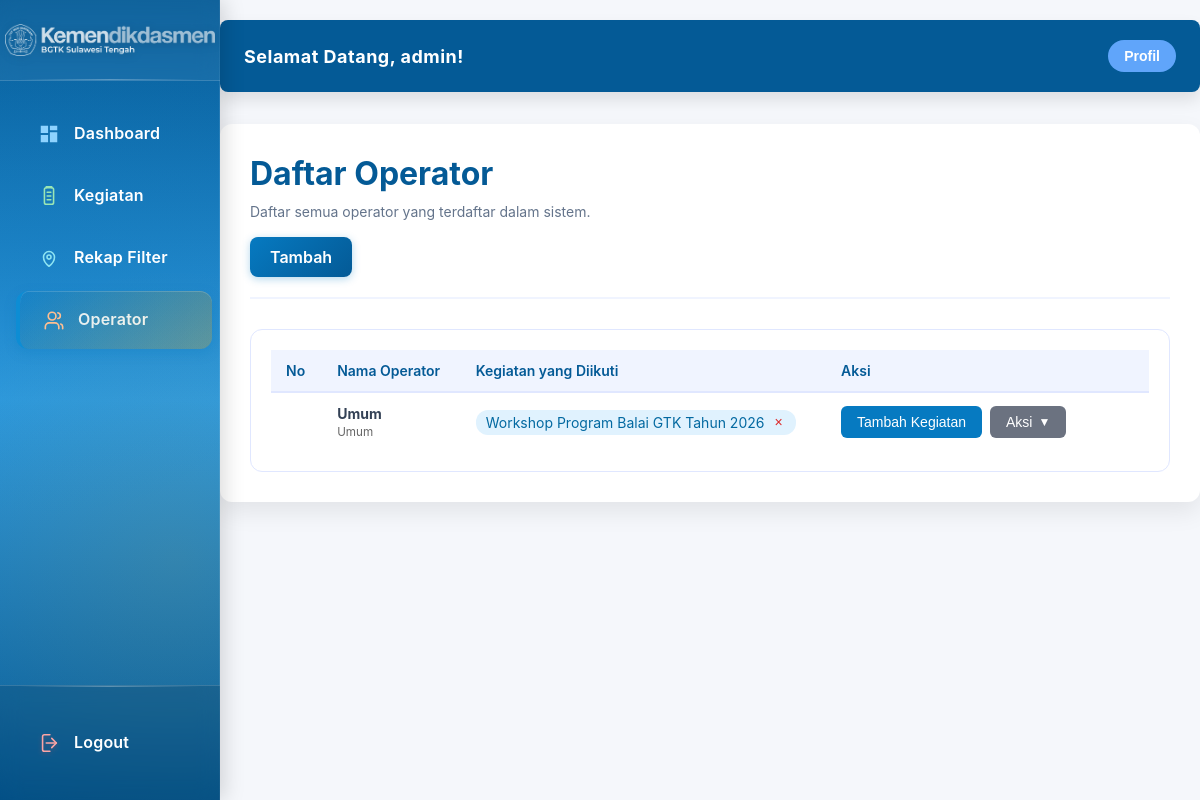
Page /admin/users (signed in) on the committed database.
### tables this page shows
CREATE TABLE users (
            id INTEGER PRIMARY KEY AUTOINCREMENT,
            nama VARCHAR(255) DEFAULT NULL,
            email VARCHAR(255) DEFAULT NULL,
            username VARCHAR(50) UNIQUE NOT NULL,
            password VARCHAR(255) NOT NULL,
            role TEXT DEFAULT 'user',
            created_at TIMESTAMP DEFAULT CURRENT_TIMESTAMP
        );

CREATE TABLE kegiatan_master (
            id INTEGER PRIMARY KEY AUTOINCREMENT,
            nama_kegiatan TEXT NOT NULL,
            waktu_pelaksanaan VARCHAR(100) NOT NULL,
            tempat_pelaksanaan VARCHAR(200) NOT NULL,
            created_at TIMESTAMP DEFAULT CURRENT_TIMESTAMP,
            updated_at TIMESTAMP DEFAULT CURRENT_TIMESTAMP
        , is_hidden INTEGER DEFAULT 0);

### app.py (the view)
@app.route('/admin/users')
@admin_required
def admin_users():
    if get_user_role() == 'operator':
        flash('Operator tidak memiliki akses ke halaman ini!', 'error')
        return redirect(url_for('admin_dashboard'))
    connection = get_db_connection()
    if connection is None:
        flash('Koneksi database gagal!', 'error')
        return render_template('admin/admin-users.html', operators_list=[], kegiatan_list=[], all_selected_kegiatan_ids=[], username=get_username())
    try:
        cursor = connection.cursor()
        cursor.execute("""
            SELECT
                u.id,
                u.nama,
                u.username
            FROM users u
            WHERE u.role = 'operator'
            ORDER BY u.id ASC
        """)
        rows = cursor.fetchall()
        operators_list = [row_to_dict(row) for row in rows]
        for operator in operators_list:
            cursor.execute("""
                SELECT k.nama_kegiatan, k.id as kegiatan_id
                FROM operator_kegiatan ok
                INNER JOIN kegiatan_master k ON ok.kegiatan_id = k.id
                WHERE ok.user_id = ?
                ORDER BY k.nama_kegiatan ASC
            """, (operator['id'],))
            rows = cursor.fetchall()
            operator['kegiatan_list'] = [row_to_dict(row) for row in rows]
        cursor.execute("""
            SELECT id, nama_kegiatan
            FROM kegiatan_master
            WHERE TRIM(nama_kegiatan) != ''
            ORDER BY nama_kegiatan ASC
        """)
        rows = cursor.fetchall()
        kegiatan_list = [row_to_dict(row) for row in rows]
        cursor.execute("""
            SELECT DISTINCT kegiatan_id
            FROM operator_kegiatan
        """)
        all_selected_kegiatan_ids = [row['kegiatan_id'] for row in cursor.fetchall()]
    except sqlite3.Error as e:
        flash(f'Terjadi kesalahan saat mengambil data: {str(e)}', 'error')
        operators_list = []
        kegiatan_list = []
        all_selected_kegiatan_ids = []
    finally:
        if connection:
            cursor.close()
            connection.close()
    return render_template('admin/admin-users.html', operators_list=operators_list, kegiatan_list=kegiatan_list, all_selected_kegiatan_ids=all_selected_kegiatan_ids, username=get_username())

### templates/admin/admin-users.html (shortened to what this page needs)
<!DOCTYPE html>
<html lang="id">
<head>
    <link rel="stylesheet" href="{{ url_for('static', filename='css/admin.css') }}">
    <link rel="stylesheet" href="https://cdn.datatables.net/1.13.7/css/jquery.dataTables.min.css">
</head>
<body>
    <div class="admin-wrapper">
        <aside class="sidebar">
            <div class="sidebar-header">
                <img src="{{ url_for('static', filename='LOGO.png') }}" alt="BGTK Sulteng" class="sidebar-logo">
            </div>
            <nav class="sidebar-nav">
                <a href="{{ url_for('admin_dashboard') }}" class="sidebar-link">
                    <span class="sidebar-icon icon-dashboard" aria-hidden="true">
                        <svg viewBox="0 0 24 24" fill="currentColor">
                            <path d="M3 3h8v8H3V3zm10 0h8v5h-8V3zm0 7h8v11h-8V10zM3 13h8v8H3v-8z"/>
                        </svg>
                    </span>
                    <div class="sidebar-link-text">
                        <span class="sidebar-title">Dashboard</span>
                    </div>
                </a>
                <a href="{{ url_for('admin_kegiatan') }}" class="sidebar-link {% if 'kegiatan' in request.path and 'edit-kegiatan' not in request.path and 'detail' not in request.path %}active{% endif %}">
                    <span class="sidebar-icon icon-kegiatan" aria-hidden="true">
                        <svg viewBox="0 0 24 24" fill="none" stroke="currentColor" stroke-width="1.7" stroke-linecap="round" stroke-linejoin="round">
                            <path d="M9 3h6a2 2 0 0 1 2 2v14a2 2 0 0 1-2 2H9a2 2 0 0 1-2-2V5a2 2 0 0 1 2-2Z"/>
                            <path d="M9 3V2h6v1m-5 5h4m-4 4h4m-4 4h4"/>
                        </svg>
                    </span>
                    <div class="sidebar-link-text">
                        <span class="sidebar-title">Kegiatan</span>
                    </div>
                </a>
                <a href="{{ url_for('admin_rekap_filter') }}" class="sidebar-link {% if 'rekap-filter' in request.path %}active{% endif %}">
                    <span class="sidebar-icon icon-rekap" aria-hidden="true">
                        <svg viewBox="0 0 24 24" fill="none" stroke="currentColor" stroke-width="1.7" stroke-linecap="round" stroke-linejoin="round">
                            <path d="M12 21s-6-4.35-6-10a6 6 0 1 1 12 0c0 5.65-6 10-6 10Z"/>
                            <circle cx="12" cy="11" r="2.2"/>
                        </svg>
                    </span>
                    <div class="sidebar-link-text">
                        <span class="sidebar-title">Rekap Filter</span>
                    </div>
                </a>
                {% if user_role != 'operator' %}
                <a href="{{ url_for('admin_users') }}" class="sidebar-link {% if 'users' in request.path or 'edit-operator' in request.path %}active{% endif %}">
                    <span class="sidebar-icon icon-users" aria-hidden="true">
                        <svg viewBox="0 0 24 24" fill="none" stroke="currentColor" stroke-width="1.7" stroke-linecap="round" stroke-linejoin="round">
                            <path d="M17 21v-2a4 4 0 0 0-4-4H7a4 4 0 0 0-4 4v2"/>
                            <circle cx="10" cy="8" r="4"/>
                            <path d="M21 21v-2a3 3 0 0 0-2-2.82m-3-11.65a3 3 0 0 1 0 5.94"/>
                        </svg>
                    </span>
                    <div class="sidebar-link-text">
                        <span class="sidebar-title">Operator</span>
                    </div>
                </a>
                {% endif %}
            </nav>
            <div class="sidebar-footer">
                <a href="{{ url_for('logout') }}" class="sidebar-link sidebar-link--logout">
                    <span class="sidebar-icon icon-logout" aria-hidden="true">
                        <svg viewBox="0 0 24 24" fill="none" stroke="currentColor" stroke-width="1.7" stroke-linecap="round" stroke-linejoin="round">
                            <path d="M15 17l5-5-5-5"/>
                            <path d="M20 12H9"/>
                            <path d="M13 21H7a2 2 0 0 1-2-2V5a2 2 0 0 1 2-2h6"/>
                        </svg>
                    </span>
                    <div class="sidebar-link-text">
                        <span class="sidebar-title">Logout</span>
                    </div>
                </a>
            </div>
        </aside>
        <main class="main-content">
            <div class="topbar">
                <div class="topbar-title">Selamat Datang, {{ user_display_name or 'Admin' }}!</div>
                <div class="profile-menu">
                    <button type="button" class="profile-btn" id="profileBtn">Profil</button>
                </div>
            </div>
            <div class="container">
                <div class="header">
                    <div>
                        <h1>Daftar Operator</h1>
                        <p class="header-subtitle">Daftar semua operator yang terdaftar dalam sistem.</p>
                        {% if user_role != 'operator' %}
                        <div style="margin-top: 15px;">
                            <a href="{{ url_for('admin_tambah_operator') }}"
                               style="display: inline-block; padding: 10px 20px; background: linear-gradient(135deg, #067ac1 0%, #045a96 100%); color: white; text-decoration: none; border-radius: 8px; font-weight: 600; box-shadow: 0 2px 8px rgba(6, 122, 193, 0.3); transition: box-shadow 0.2s ease;">
                                Tambah
                            </a>
                        </div>
                        {% endif %}
                    </div>
                </div>
                <div class="kegiatan-card">
                    {% if operators_list %}
                        <div class="kegiatan-table-wrapper">
                            <table id="operatorTable" class="kegiatan-table">
                                <thead>
                                    <tr>
                                        <th>No</th>
                                        <th>Nama Operator</th>
                                        <th>Kegiatan yang Diikuti</th>
                                        <th>Aksi</th>
                                    </tr>
                                </thead>
                                <tbody>
                                    {% for operator in operators_list %}
                                    <tr>
                                        <td></td>
                                        <td><strong>{{ operator.nama or operator.username }}</strong><br><small style="color: #666;">{{ operator.username }}</small></td>
                                        <td>
                                            {% if operator.kegiatan_list %}
                                                <div style="display: flex; flex-wrap: wrap; gap: 6px;">
                                                    {% for kegiatan in operator.kegiatan_list %}
                                                        <span style="display: inline-flex; align-items: center; padding: 4px 10px; background: #e0f2fe; color: #0369a1; border-radius: 12px; font-size: 0.875rem; white-space: nowrap; gap: 6px;">
                                                            {{ kegiatan.nama_kegiatan }}
                                                            <button type="button"
                                                                    class="btn-hapus-kegiatan"
                                                                    data-operator-id="{{ operator.id }}"
                                                                    data-kegiatan-id="{{ kegiatan.kegiatan_id }}"
                                                                    data-kegiatan-name="{{ kegiatan.nama_kegiatan }}"
                                                                    onclick="hapusKegiatanOperatorFromButton(this)"
                                                                    style="background: transparent; border: none; color: #dc2626; cursor: pointer; padding: 0; margin: 0; font-size: 14px; line-height: 1; display: inline-flex; align-items: center; justify-content: center; width: 16px; height: 16px; border-radius: 50%; transition: background 0.2s;"
                                                                    title="Hapus kegiatan">
                                                                ×
                                                            </button>
                                                        </span>
                                                    {% endfor %}
                                                </div>
                                            {% else %}
                                                <span style="color: #999; font-style: italic;">Tidak ada kegiatan</span>
                                            {% endif %}
                                        </td>
                                        <td class="action-cell">
                                            <div style="display: flex; gap: 8px; flex-wrap: wrap; align-items: center; justify-content: flex-start;">
                                                <button type="button"
                                                        class="btn-tambah-kegiatan"
                                                        data-operator-id="{{ operator.id }}"
                                                        data-operator-name="{{ operator.nama or operator.username }}"
                                                        data-operator-kegiatan='{{ operator.kegiatan_list|map(attribute="kegiatan_id")|list|tojson }}'
                                                        onclick="showTambahKegiatanPopupFromButton(this)"
                                                        style="padding: 8px 16px; background: #067ac1; color: white; border: none; border-radius: 6px; font-size: 0.875rem; cursor: pointer; white-space: nowrap;">
                                                    Tambah Kegiatan
                                                </button>
                                                <div style="position: relative; display: inline-block;">
                                                    <button type="button"
                                                            class="btn-aksi"
                                                            onclick="toggleAksiMenu(this)"
                                                            style="padding: 8px 16px; background: #6b7280; color: white; border: none; border-radius: 6px; font-size: 0.875rem; cursor: pointer; white-space: nowrap; display: flex; align-items: center; gap: 6px;">
                                                        Aksi
                                                        <span style="font-size: 0.75rem;">▼</span>
                                                    </button>
                                                </div>
                                            </div>
                                        </td>
                                    </tr>
                                    {% endfor %}
                                </tbody>
                            </table>
                        </div>
                    {% else %}
                        <div class="empty-state">
                            <p>Belum ada operator yang terdaftar.</p>
                        </div>
                    {% endif %}
                </div>
            </div>
        </main>
    </div>
</body>
</html>

### rows in the picture
users: nama "Umum", username "Umum"
kegiatan_master: nama_kegiatan "Workshop Program Balai GTK Tahun 2026"

### other values in the picture
{{ user_display_name or 'Admin' }} "admin"
